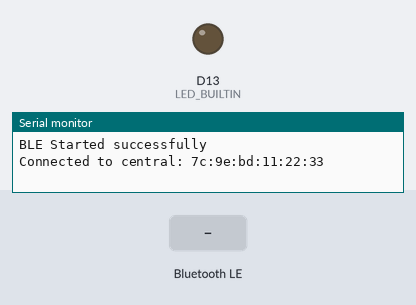
The sketch below on a simulated Arduino Nano 33 IoT. Shown: output pins drawn as LEDs (lit = HIGH), the last lines printed to the serial monitor. The test bench sets the inputs (shaded band). Random numbers use the default seed unless the sketch sets one; nothing arrives over Bluetooth unless stated; a phone connects over Bluetooth LE 3 s after start.

Above: at 3.8 s.
3.9 s: Bluetooth LE write "1" received
At 4.6 s:
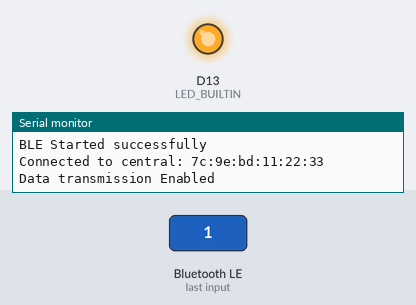
7.9 s: Bluetooth LE write "5" received
At 9.1 s:
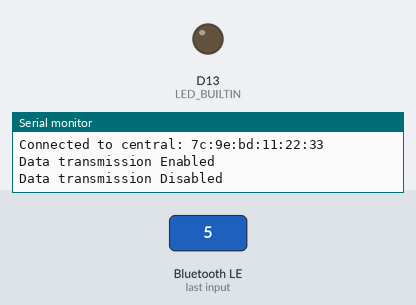
Timing chart, 0 to 10.9 s (numbered marks = the images above; inputs shaded):
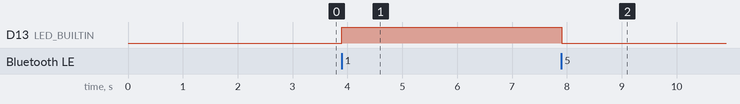

The sketch:

Bluetooth.ino
```cpp
#include <ArduinoBLE.h>
#include <time.h>
#include <stdlib.h>

int sensorsCount = 8;
int canTransmitData = 0;
int maxRandomValue = 100;

const char* localName = "Arduino 33 IoT";
const char* serviceUUID = "8e7c2dae-0000-4b0d-b516-f525649c49ca";
const char* switchModeUUID = "8e7c2dae-0001-4b0d-b516-f525649c49ca";
const char* sensorUUID = "8e7c2dae-0002-4b0d-b516-f525649c49ca";

bool isDebugEnabled = false;
bool isFirstString = true;

BLEByteCharacteristic switchModeCharacteristic(switchModeUUID, BLEWrite | BLERead );
BLECharacteristic sensorsCharacteristic(sensorUUID, BLENotify, sensorsCount * 2);

BLEService sensorsService(serviceUUID);

void setup()
{
  randomSeed(analogRead(0));

  Serial.begin(9600);
  Serial1.begin(57600);

  // Set LED pin to output mode
  pinMode(LED_BUILTIN, OUTPUT);
  digitalWrite(LED_BUILTIN, LOW);

  // If debug is enabled, wait for the serial connection
  if (isDebugEnabled)
    while (!Serial);

  // begin initialization
  if (!BLE.begin())
  {
    Serial.println("starting BLE module failed!");

    while (1);
  }

  // Set advertised local name and service UUID:
  BLE.setLocalName(localName);
  BLE.setAdvertisedService(sensorsService);

  // Add the characteristics to the service
  sensorsService.addCharacteristic(switchModeCharacteristic);
  sensorsService.addCharacteristic(sensorsCharacteristic);

  // Add the service
  BLE.addService(sensorsService);

  // Set the initial value for the characeristics
  switchModeCharacteristic.writeValue(0);
  sensorsCharacteristic.writeValue((uint8_t)0, false);

  // Start advertising
  BLE.advertise();

  Serial.println("BLE Started successfully");
}

void loop()
{
  // Listen for BLE peripherals to connect
  BLEDevice central = BLE.central();

  // If a central is connected to peripheral
  if (central)
  {
    Serial.print("Connected to central: ");

    // Print the central's MAC address
    Serial.println(central.address());

    // While the central is still connected to peripheral
    while (central.connected())
    {
      // If the remote device wrote to the characteristic,
      // use the value to control the LED and data transmission
      if (switchModeCharacteristic.written())
      {
        canTransmitData = switchModeCharacteristic.value();

        if (canTransmitData == 1)
        {
            Serial.println("Data transmission Enabled");
            isFirstString = true;

            // Turn the LED on
            digitalWrite(LED_BUILTIN, HIGH);
        }
        else
        {
            Serial.println("Data transmission Disabled");

            // Turn the LED off
            digitalWrite(LED_BUILTIN, LOW);
        }
      }

      // Serial communication
      while (Serial1.available() >= 0 && canTransmitData == 1)
      {
        // Read the data in the RX pin
        String receivedString = isDebugEnabled ? getRandomSensorsValueAsString(maxRandomValue, sensorsCount) : Serial1.readString();

        // Discard the first received string since it might be corrupted or invalid
        if (isFirstString)
        {
          isFirstString = false;
          break;
        }

        // Check if there's valid data available
        if (receivedString == "")
          break;

        Serial.println("Received data: " + receivedString);

        int16_t* values = splitStringToInt16Array(receivedString, ',', sensorsCount);
        byte* valuesInBytes = convertFromInt16ArrayToByteArray(values, sensorsCount);

        // Write the array of bytes of the sensor values
        sensorsCharacteristic.writeValue(valuesInBytes, sensorsCount * 2);

        // Free the allocated memory
        delete[] values, valuesInBytes;

        if (isDebugEnabled)
          delay(500);
      }
    }

    // When the central disconnects, print it out
    Serial.print(F("Disconnected from central: "));
    Serial.println(central.address());

    digitalWrite(LED_BUILTIN, LOW);  // Turn the LED off
  }
}

String getRandomSensorsValueAsString(int maxValue, int length)
{
  String randomSensorsValue = "";

  for (int i = 0; i < length; i++)
  {
    randomSensorsValue += random(0, maxValue + 1);

    if (i != length - 1)
        randomSensorsValue += ",";
  }

  return randomSensorsValue;
}

byte* convertFromInt16ArrayToByteArray(int16_t* values, int length)
{
  int j = 0;
  byte* bytesArray = new byte[length * 2];

  for (int i = 0; i < length; i++)
  {
    bytesArray[j++]= values[i] & 0xff;
    bytesArray[j++]= (values[i] >> 8);
  }

  return bytesArray;
}

int16_t* splitStringToInt16Array(String stringToConvert, char separator, int length)
{
  int16_t* splittedArray = new int16_t[length];
  String subString = "";
  int j = 0;

  for (int i = 0; i < stringToConvert.length(); i++)
  {
    if (stringToConvert[i] == NULL || stringToConvert[i] == '\n')
      break;

    if (stringToConvert[i] != separator)
    {
      subString += stringToConvert[i];
    }
    else
    {
      splittedArray[j++] = subString.toInt();
      subString = "";
    }
  }

  if (subString != "")
    splittedArray[j] = subString.toInt();

  return splittedArray;
}
```

Measured:
- after the input at 3.9 s, D13 (LED_BUILTIN): LOW → HIGH at once
- after the input at 7.9 s, D13 (LED_BUILTIN): HIGH → LOW at once
